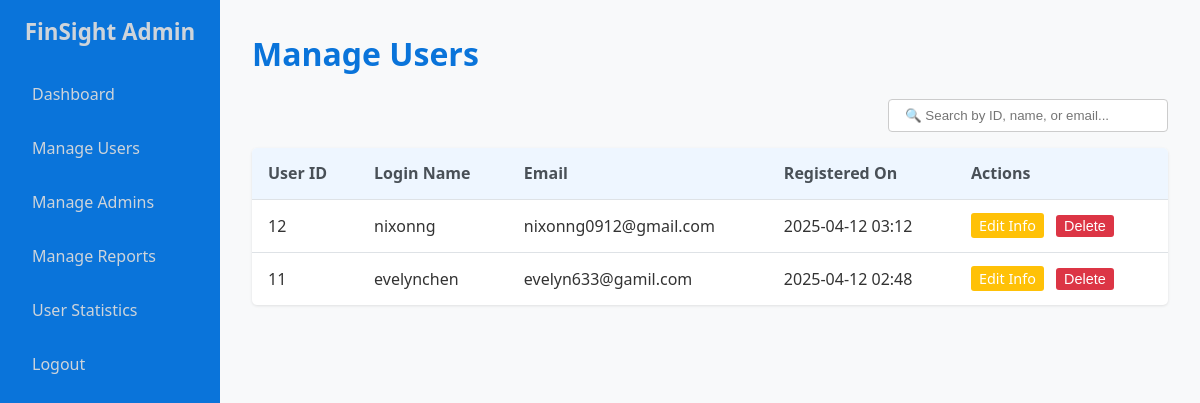
Page /admin_manage_users.php (signed in) on the earlier database version.
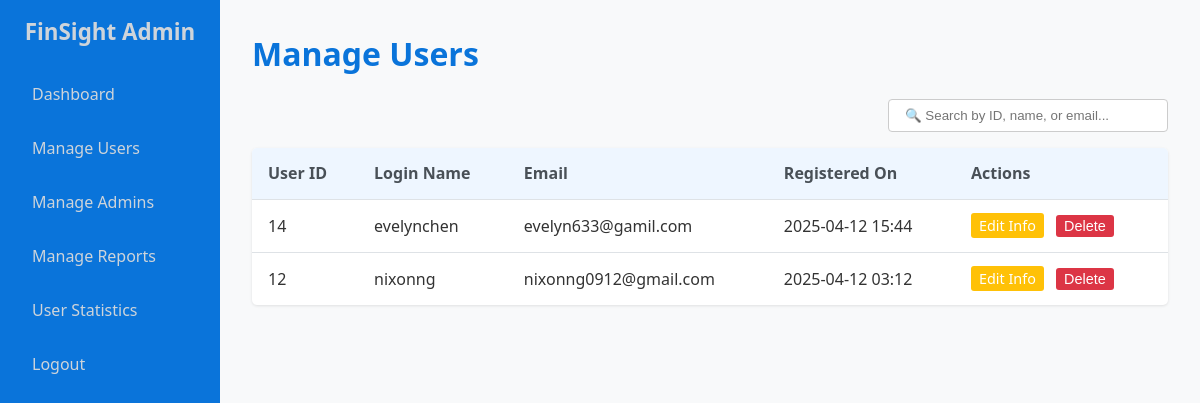
Same page on the later database version.
### tables this page shows
CREATE TABLE `user_file` (
  `User_ID` int(11) NOT NULL,
  `User_Login_Name` varchar(50) NOT NULL,
  `Password` varchar(255) NOT NULL,
  `Real_Name` varchar(50) NOT NULL,
  `Gender` varchar(20) DEFAULT NULL,
  `Email` varchar(200) DEFAULT NULL,
  `Add_Time` datetime NOT NULL
);

### admin_manage_users.php (the view, shortened to what this page needs)
<?php
require_once 'admin_header.php';
require_once 'admin_db_connect.php';
$users = [];
$sql = "SELECT User_ID, User_Login_Name, Email, Add_Time FROM user_file ORDER BY Add_Time DESC";
$result = $conn->query($sql);
if ($result && $result->num_rows > 0) {
    while ($row = $result->fetch_assoc()) {
        $users[] = $row;
    }
} elseif (!$result) {
     $message = "Error fetching users: " . $conn->error;
     $message_type = 'error';
}
?>
<h1>Manage Users</h1>
<div style="display: flex; justify-content: flex-end; margin-bottom: 1rem;">
  <input type="text" id="userSearch" placeholder="🔍 Search by ID, name, or email..." style="padding: 0.5rem 1rem; border-radius: 4px; border: 1px solid #ccc; width: 280px;">
</div>
<table>
    <thead>
        <tr>
            <th>User ID</th>
            <th>Login Name</th>
            <th>Email</th>
            <th>Registered On</th>
            <th>Actions</th>
        </tr>
    </thead>
    <tbody>
        <?php if (!empty($users)): ?>
            <?php foreach ($users as $user): ?>
                <tr>
                    <td><?php echo htmlspecialchars($user['User_ID']); ?></td>
                    <td><?php echo htmlspecialchars($user['User_Login_Name']); ?></td>
                    <td><?php echo htmlspecialchars($user['Email']); ?></td>
                    <td><?php echo date('Y-m-d H:i', strtotime($user['Add_Time'])); ?></td>
                    <td>
                        <a href="admin_edit_user.php?id=<?php echo $user['User_ID']; ?>" class="edit-btn">Edit Info</a>
                        <form action="admin_manage_users.php" method="post" style="display: inline;" onsubmit="return confirm('Are you sure you want to delete user <?php echo htmlspecialchars($user['User_Login_Name']); ?>? This action cannot be undone.');">
                            <button type="submit" name="delete_user" class="delete-btn">Delete</button>
                        </form>
                    </td>
                </tr>
            <?php endforeach; ?>
        <?php else: ?>
            <tr>
                <td colspan="6">No users found.</td>
            </tr>
        <?php endif; ?>
    </tbody>
</table>
<?php require_once 'admin_footer.php'; ?>

Differences in the rows shown:
removed user_file: User_ID "11", User_Login_Name "evelynchen", Email "evelyn633@gamil.com", Add_Time "2025-04-12 02:48"
added user_file: User_ID "14", User_Login_Name "evelynchen", Email "evelyn633@gamil.com", Add_Time "2025-04-12 15:44"
